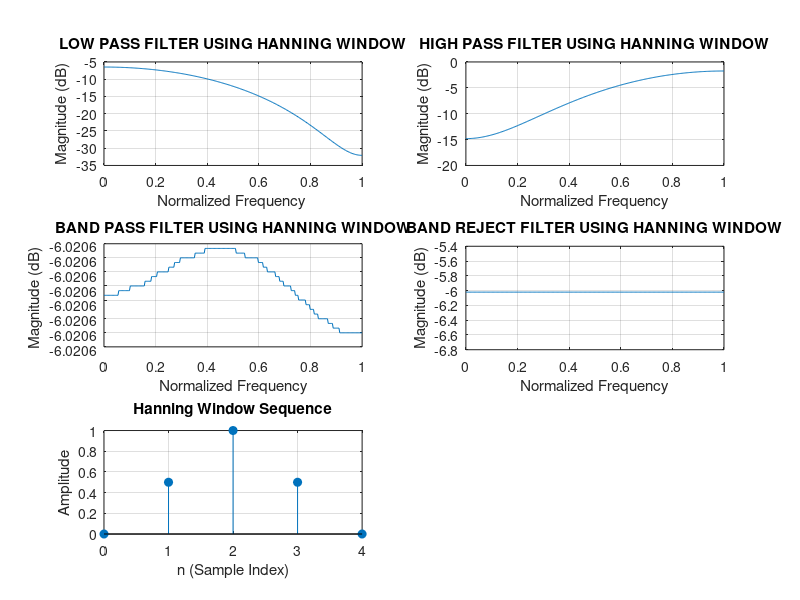

Recreate this plot in MATLAB.
clc;
clf;
clear;
close all;

wc1 = 0.25 * pi;  
wc2 = 0.75 * pi; 
wc = 0.5 * pi;
N = input('Enter the value of N: '); 
alpha = (N - 1) / 2;  
eps = 0.001; 

n = 0 : N-1;  

% Ideal impulse responses
% Low-pass Filter
hd_lowpass = (sin(wc1*(n - alpha + eps))) ./ (pi * (n - alpha + eps));

%high pass Filter
hd_highpass= (sin(pi*(n - alpha + eps)) - sin(wc*(n - alpha + eps)))./(pi*(n-alpha+eps));

% Band-pass Filter
hd_bandpass = (sin(wc2*(n - alpha + eps)) - sin(wc1*(n - alpha + eps))) ./ (pi * (n - alpha + eps));

% Band-Reject Filter
hd_bandstop= (sin(wc2*(n - alpha + eps)) - sin(wc1*(n - alpha + eps) +sin(pi*(n-alpha+eps)))) ./ (pi * (n - alpha + eps));

% Window Functions
wr_hanning = hann(N);% Hanning window

% Apply Window Functions to the Ideal Impulse Responses
hn_lowpass = hd_lowpass .* wr_hanning'; 
hn_highpass = hd_highpass .* wr_hanning'; 
hn_bandpass = hd_bandpass .* wr_hanning'; 
hn_bandstop = hd_bandstop .* wr_hanning'; 

% FREQUENCY RESPONSE for each filter
w = 0 : 0.01 : pi;  
h_lowpass = freqz(hn_lowpass, 1, w);  
h_highpass = freqz(hn_highpass, 1, w);  
h_bandpass = freqz(hn_bandpass, 1, w);  
h_bandstop = freqz(hn_bandstop, 1, w);  

% LOW-PASS FILTER PLOT
subplot(3, 2, 1);
plot(w/pi, 20*log10(abs(h_lowpass)));  
title('LOW PASS FILTER USING HANNING WINDOW');
xlabel('Normalized Frequency ');
ylabel('Magnitude (dB)');
grid on;

% HIGH-PASS FILTER PLOT
subplot(3, 2, 2);
plot(w/pi, 20*log10(abs(h_highpass)));  
title('HIGH PASS FILTER USING HANNING WINDOW');
xlabel('Normalized Frequency');
ylabel('Magnitude (dB)');
grid on;

% BAND-PASS FILTER PLOT
subplot(3, 2, 3);
plot(w/pi, 20*log10(abs(h_bandpass)));  
title('BAND PASS FILTER USING HANNING WINDOW');
xlabel('Normalized Frequency');
ylabel('Magnitude (dB)');
grid on;

% BAND-REJECT FILTER PLOT
subplot(3, 2, 4);
plot(w/pi, 20*log10(abs(h_bandstop)));  
title('BAND REJECT FILTER USING HANNING WINDOW');
xlabel('Normalized Frequency');
ylabel('Magnitude (dB)');
grid on;

% HAMMING WINDOW SEQUENCE PLOT
subplot(3, 2, 5);
stem(n, wr_hanning, 'filled');
title('Hanning Window Sequence');
xlabel('n (Sample Index)');
ylabel('Amplitude');
grid on;
